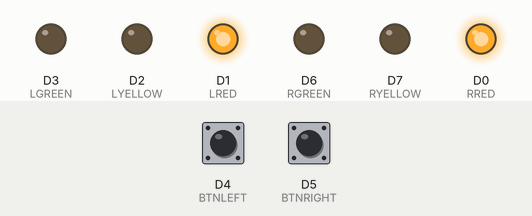
Simulated run of this program. Board: ESP8266 (Wemos D1 mini). On the bench: output pins drawn as LEDs (lit = HIGH). The inputs (shaded band) are chosen by the test bench; at power-on: D4 (BTNLEFT) HIGH, D5 (BTNRIGHT) HIGH.

Above: at 1.2 s.
1.3 s: D4 (BTNLEFT) pulled LOW for 0.15 s
At 5.7 s:
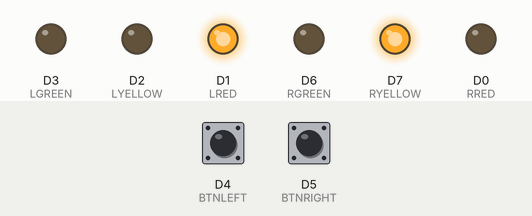
7.4 s: D5 (BTNRIGHT) pulled LOW for 0.15 s
At 12.6 s:
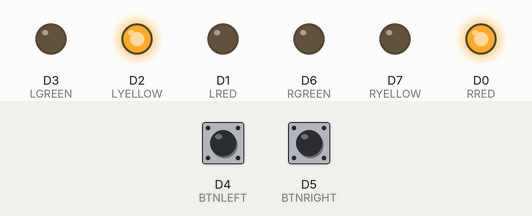
13.5 s: D4 (BTNLEFT) pulled LOW for 1 s
At 21.8 s:
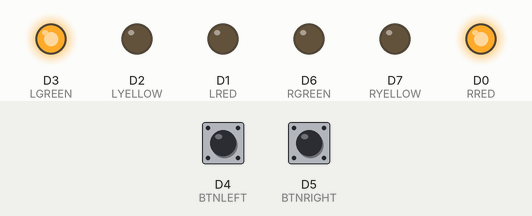
Timing chart, 0 to 23.3 s (numbered marks = the images above; inputs shaded):
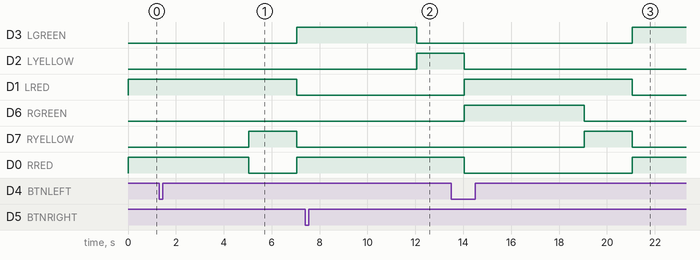

The program:

main.cpp
```cpp
#include <Arduino.h>

//define buttons
#define BTNLEFT D4
#define BTNRIGHT D5

//define LEDS left
#define LRED D1
#define LYELLOW D2
#define LGREEN D3

//define LEDS right
#define RRED D0
#define RYELLOW D7
#define RGREEN D6

#define YELLOWTIME 2000

#define TIMERTIME 5000

int timer = TIMERTIME;

bool leftActive = false;
bool rightActive = false;

void clearAllLEDs()
{
  digitalWrite(RRED, LOW);
  digitalWrite(RYELLOW, LOW);
  digitalWrite(RGREEN, LOW);
  digitalWrite(LRED, LOW);
  digitalWrite(LYELLOW, LOW);
  digitalWrite(LGREEN, LOW);
}

void SwitchToLeft()
{
  if (!leftActive)
  {
    leftActive = true;
    rightActive = false;
    clearAllLEDs();
    digitalWrite(LRED, HIGH);
    digitalWrite(RYELLOW, HIGH);
    delay(YELLOWTIME);
    digitalWrite(RYELLOW, LOW);
    digitalWrite(RRED, HIGH);
    digitalWrite(LRED, LOW);
    digitalWrite(LGREEN, HIGH);
    timer = TIMERTIME;
  }
}

void switchToRight()
{
  if (!rightActive)
  {
    leftActive = false;
    rightActive = true;
    clearAllLEDs();
    digitalWrite(LYELLOW, HIGH);
    digitalWrite(RRED, HIGH);
    delay(YELLOWTIME);
    digitalWrite(LYELLOW, LOW);
    digitalWrite(LRED, HIGH);
    digitalWrite(RGREEN, HIGH);
    digitalWrite(RRED, LOW);
    timer = TIMERTIME;
  }
}

void switchToRed()
{
  leftActive = false;
  rightActive = false;
  clearAllLEDs();
  digitalWrite(RRED, HIGH);
  digitalWrite(LRED, HIGH);
}

void waitState()
{
  while (timer > 1)
  {
    timer--;
    delay(1);
  }
}

void setup()
{
  Serial.begin(115200);
  pinMode(D5, INPUT);
  pinMode(D4, INPUT);
  pinMode(LRED, OUTPUT);
  pinMode(LYELLOW, OUTPUT);
  pinMode(LGREEN, OUTPUT);
  pinMode(RRED, OUTPUT);
  pinMode(RYELLOW, OUTPUT);
  pinMode(RGREEN, OUTPUT);

  clearAllLEDs();
  switchToRed();
}

void loop()
{
  if (digitalRead(BTNLEFT) == false)
  {
    waitState();
    SwitchToLeft();
  }

  if (digitalRead(BTNRIGHT) == false)
  {
    waitState();
    switchToRight();
  }

  timer--;
  delay(1);
}
```

Measured:
- after the input at 1.3 s, D3 (LGREEN): LOW → HIGH after 5.7 s; D1 (LRED): HIGH → LOW after 5.7 s; D7 (RYELLOW): LOW → HIGH after 3.7 s, → LOW 2.0 s later; D0 (RRED): HIGH → LOW after 3.7 s, → HIGH 2.0 s later
- after the input at 7.4 s, D3 (LGREEN): HIGH → LOW after 4.6 s; D2 (LYELLOW): LOW → HIGH after 4.6 s
- after the input at 13.5 s, D3 (LGREEN): LOW → HIGH after 7.5 s; D7 (RYELLOW): LOW → HIGH after 5.5 s, → LOW 2.0 s later
